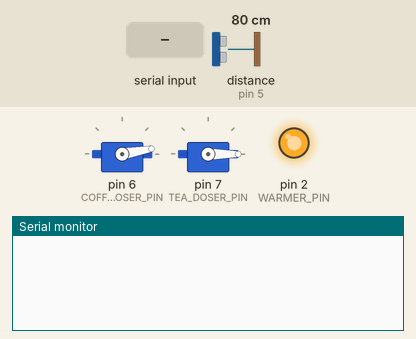
This sketch was run on a simulated Arduino Uno, built with avr-gcc and run on an emulated ATmega328P. Parts: 2 × servo, output pins drawn as LEDs (lit = HIGH), the last lines printed to the serial monitor. Wiring (inferred from the names in the program): ultrasonic range finder: trigger pin 4; echo pin 5. The test bench sets the inputs (shaded band); at power-on: distance to the obstacle (sensor on pin 5) 80 cm. The echo pulse lasts 58.3 µs per cm; pins used as bus, display or sensor lines are not drawn.

Above: at 1.2 s.
1.3 s: "COFFEE,1\n" received over Serial
At 2.3 s:
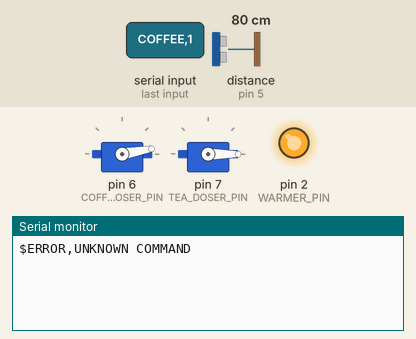
3.0 s: "$STATE\n" received over Serial
At 4.5 s:
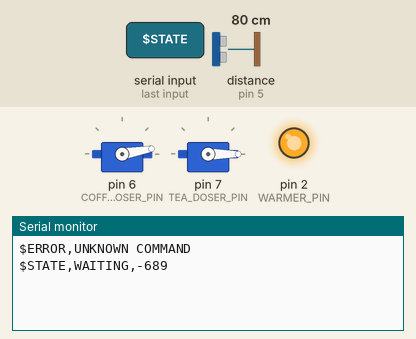
4.8 s: "$DO\n" received over Serial
At 5.8 s:
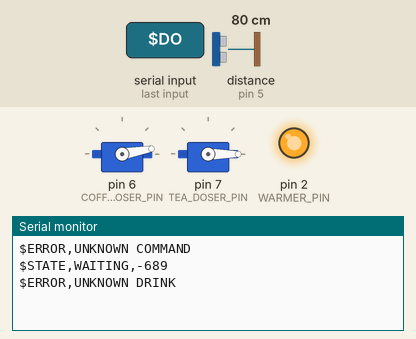

The sketch:

CoffeeMachine.ino
```cpp
// (licence header left out)
#include <Servo.h>
#include "./Command.h"
#include "./WaterDoser.h"
#include "./Doser.h"

#define WARMER_PIN 2
#define WM_TRIG_PIN 4
#define WM_ECHO_PIN 5
#define TANK_HEIGHT 128
#define COFFEE_DOSER_PIN 6
#define TEA_DOSER_PIN 7


WaterDoser* waterDoser;
Doser* coffeeDoser;
Doser* teaDoser;

Command inCmd;
String serialInputString;
bool hasNewCommand;
bool processing;


// the setup routine runs once when you press reset:
void setup() {
  Serial.begin(9600);
  serialInputString.reserve(40);
  serialInputString = "";
  hasNewCommand = false;
  processing = false;

  waterDoser  = new WaterDoser(WARMER_PIN, WM_TRIG_PIN, WM_ECHO_PIN, TANK_HEIGHT);
  coffeeDoser = new Doser(COFFEE_DOSER_PIN, 10, 73, 2);
  teaDoser    = new Doser(TEA_DOSER_PIN, 0, 130, 2);
}

// the loop routine runs over and over again forever:
void loop() {
  int error;
  int portions;

  waterDoser->refresh(); // ~ 150ms

  if (processing && !waterDoser->isActive()) {
    processing = false;
    Serial.println("$READY");
  }

  if (hasNewCommand) {
    hasNewCommand = false;

    if (inCmd.name() == "$STATE") {
      Serial.print("$STATE,");
      Serial.print(processing ? "PROCESSING," : "WAITING,");
      Serial.println(waterDoser->levelPercent);

    } else if (inCmd.name() == "$DO") { // $DO,DRINK_NAME,CUPS,PORTION
      if (processing) {
        Serial.println("$ERROR,BUSY");
      } else {
        error = 0;

        if (inCmd.at(1) == "COFFEE") {
          portions = inCmd.at(2).toInt();
          error = waterDoser->start(inCmd.at(2).toInt());

          if (!error) {
            coffeeDoser->shift(portions * inCmd.at(3).toInt());
          }

        } else if (inCmd.at(1) == "TEA") {
          portions = inCmd.at(2).toInt();
          error = waterDoser->start(inCmd.at(2).toInt());

          if (!error) {
            teaDoser->shift(portions * inCmd.at(3).toInt());
          }

        } else {
          error = -1;
        }

        if (error == 0) {
          processing = true;
        } else {
          Serial.print("$ERROR,");

          switch(error) {
            case -1:
              Serial.println("UNKNOWN DRINK");
              break;
            case 1:
              Serial.println("NO WATER");
              break;
            case 2:
              Serial.println("NOT ENOUGH WATER");
              break;
            default:
              Serial.println("UNKNOWN ERROR");
          }
        }
      }

    } else {
      Serial.println("$ERROR,UNKNOWN COMMAND");
    }
  }
}


void serialEvent() {
  while (Serial.available()) {
    char inChar = (char)Serial.read();

    if (inChar == '\n') {
      inCmd.parse(serialInputString);
      serialInputString = "";
      hasNewCommand = true;
    } else {
      serialInputString += inChar;
    }
  }
}
```

Command.cpp
```cpp
// (licence header left out)
#include "Command.h"

Command::Command()
{
  p_maxLength = 5;

  reset();
}


String Command::name()
{
  return data[0];
}


String Command::at(int i)
{
  if (p_length > 0 && i < p_length && i >= 0) {
    return data[i];
  } else {
    return "";
  }
}


int Command::length()
{
  return p_length;
}


void Command::parse(String src)
{
  reset();

  int i = 0;
  int pos;
  int lastPos = 0;
  String part;

  while (i < p_maxLength) {
    pos = src.indexOf(',', lastPos);
    if (pos != -1) {
      data[i] = src.substring(lastPos, pos);
      lastPos = pos + 1;
    } else {
      data[i] = src.substring(lastPos, src.length());
    }

    i++;
  }

  p_length = i;
}


void Command::reset()
{
  int i;

  for (i = 0; i < p_maxLength; i++) {
    data[i] = "";
  }

  p_length = 0;
}
```

Command.h
```cpp
// (licence header left out)
#include "Arduino.h"

#ifndef Command_h
#define Command_h

class Command
{
  public:
    Command();
    String name();
    String at(int i);
    int length();
    void parse(String src);
    void reset();

  private:
    int p_length;
    int p_maxLength;
    String data[5];
};

#endif
```

Doser.cpp
```cpp
// (licence header left out)
#include "Arduino.h"
#include "Doser.h"

Doser::Doser(int pin, int minPos, int maxPos, int portionSize) : pin(pin), minPos(minPos), maxPos(maxPos), portionSize(portionSize)
{
  pinMode(pin, OUTPUT);
  servo = new Servo();
  servo->attach(pin);

  reset();
}

Doser::~Doser()
{
  delete servo;
}

void Doser::shift(int portions)
{
  int i;
  int n = portions * portionSize;

  for (i = 0; i < n; i++) {
    servo->write(maxPos);
    delay(500);
    servo->write(minPos);
    delay(500);
  }
}

void Doser::reset()
{
  servo->write(minPos);
}
```

Doser.h
```cpp
#ifndef Doser_h
#define Doser_h

#include <Servo.h>

class Doser
{
  public:
    Doser(int pin, int minPos, int maxPos, int portionSize);
    ~Doser();

    void shift(int portions);
    void reset();

  private:
    Servo* servo;
    int pin;
    int minPos;
    int maxPos;
    int portionSize;
};

#endif
```

Warmer.cpp
```cpp
// (licence header left out)
#include "Arduino.h"
#include "Warmer.h"

Warmer::Warmer(int p)
{
  pin = p;
  pinMode(pin, OUTPUT);
  off();
}

void Warmer::on()
{
  digitalWrite(pin, LOW);
  isActive = true;
}

void Warmer::off()
{
  digitalWrite(pin, HIGH);
  isActive = false;
}
```

Warmer.h
```cpp
// (licence header left out)
#ifndef Warmer_h

#define Warmer_h

class Warmer
{
  public:
    Warmer(int pin);

    bool isActive;

    void on();
    void off();

  private:
    int pin;
};

#endif
```

WaterDoser.cpp
```cpp
// (licence header left out)
#include "WaterDoser.h"

WaterDoser::WaterDoser(int warmerPin, int trigPin, int echoPin, int tankHeight)
{
  warmer = new Warmer(warmerPin);
  meter  = new WaterMeter(trigPin, echoPin, tankHeight);

  p_isActive = false;
  p_cupSize = 15; // mm
  p_minLevel = 5; // mm
}


bool WaterDoser::isActive()
{
  return p_isActive;
}


int WaterDoser::start(long cups)
{
  if (level <= p_minLevel) {
    return 1;
  }

  if (cups <= 0 || ((level - p_minLevel) < (p_cupSize * cups))) {
    return 2;
  }

  p_isActive = true;
  p_startLevel = level;
  p_endLevel = p_startLevel - p_cupSize * cups;

  warmer->on();

  return 0;
}


void WaterDoser::stop()
{
  if (p_isActive) {
    p_isActive = false;
    warmer->off();
  }
}


void WaterDoser::refresh()
{
  level = meter->avgLevel(5, 30); // ~150ms
  levelPercent = meter->levelToPercent(level);

  if (p_isActive) {
    if (level < p_endLevel || level < p_minLevel) {
      stop();
    }
  }
}
```

WaterDoser.h
```cpp
// (licence header left out)
#include "Arduino.h"
#include "WaterMeter.h"
#include "Warmer.h"

#ifndef WaterDoser_h
#define WaterDoser_h

class WaterDoser
{
  public:
    WaterDoser(int warmerPin, int trigPin, int echoPin, int tankHeight);

    Warmer* warmer;
    WaterMeter* meter;

    long level;
    int levelPercent;

    bool isActive();
    int start(long cups);
    void stop();
    void refresh();
    //int level();
    //int avgLevel(int n, int ms);


  private:
    bool p_isActive;
    int p_cupSize;
    long p_startLevel;
    long p_endLevel;
    long p_minLevel;
};

#endif
```

WaterMeter.cpp
```cpp
// (licence header left out)
#include "Arduino.h"
#include "WaterMeter.h"


WaterMeter::WaterMeter(int tp, int ep, long h)
{
   pinMode(tp, OUTPUT);
   pinMode(ep, INPUT);
   trigPin = tp;
   echoPin = ep;
   height   = h;
}


long WaterMeter::distance()
{
  digitalWrite(trigPin, LOW);
  delayMicroseconds(2);
  digitalWrite(trigPin, HIGH);
  delayMicroseconds(10);
  digitalWrite(trigPin, LOW);
  p_duration = pulseIn(echoPin, HIGH);
  p_distance = p_duration * 100 / 266 / 2; // 29
  return p_distance;
}


long WaterMeter::level()
{
  return height - distance();
}


long WaterMeter::avgLevel(int n, int ms)
{
  int i;
  long avg_level = 0;

  for (i = 0; i < n; i++) {
    avg_level += level();
    delay(ms);
  }

  return avg_level / n;
}

int WaterMeter::levelToPercent(long lvl)
{
  return (int)(lvl * 100 / (height - 20));
}
```

WaterMeter.h
```cpp
// (licence header left out)
#ifndef WaterMeter_h

#define WaterMeter_h

class WaterMeter
{
  public:
    WaterMeter(int tp, int ep, long h);

    long distance(); // millimeters
    long level();    // millimeters
    long avgLevel(int n, int ms);
    int levelToPercent(long level);

    int trigPin;
    int echoPin;

  private:

    long height;
    long p_duration;
    long p_distance; // millimeters
};

#endif
```

Measured:
- after the input at 1.3 s, the serial monitor: prints a new line after 0.29 s (image 1)
- after the input at 3.0 s, the serial monitor: prints a new line after 0.35 s (image 2)
- after the input at 4.8 s, the serial monitor: prints a new line after 0.31 s (image 3)
